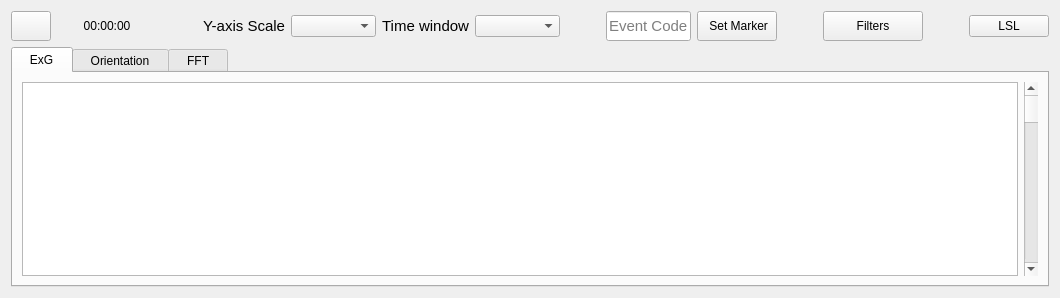
            <widget class="QWidget" name="page_plotsNoWidget">
             <property name="styleSheet">
              <string notr="true"/>
             </property>
             <layout class="QVBoxLayout" name="verticalLayout_21">
              <item>
               <layout class="QHBoxLayout" name="horizontalLayout_32">
                <item>
                 <layout class="QHBoxLayout" name="horizontalLayout_33">
                  <item>
                   <widget class="QPushButton" name="btn_record">
                    <property name="minimumSize">
                     <size>
                      <width>30</width>
                      <height>30</height>
                     </size>
                    </property>
                    <property name="cursor">
                     <cursorShape>PointingHandCursor</cursorShape>
                    </property>
                    <property name="text">
                     <string/>
                    </property>
                    <property name="icon">
                     <iconset resource="../../app_resources.qrc">
                      <normaloff>:/icons/icons/record-button.png</normaloff>:/icons/icons/record-button.png</iconset>
                    </property>
                    <property name="iconSize">
                     <size>
                      <width>18</width>
                      <height>18</height>
                     </size>
                    </property>
                   </widget>
                  </item>
                  <item>
                   <widget class="QLabel" name="label_recording_time">
                    <property name="minimumSize">
                     <size>
                      <width>100</width>
                      <height>0</height>
                     </size>
                    </property>
                    <property name="maximumSize">
                     <size>
                      <width>150</width>
                      <height>30</height>
                     </size>
                    </property>
                    <property name="styleSheet">
                     <string notr="true"/>
                    </property>
                    <property name="text">
                     <string>00:00:00</string>
                    </property>
                    <property name="alignment">
                     <set>Qt::AlignCenter</set>
                    </property>
                   </widget>
                  </item>
                 </layout>
                </item>
                <item>
                 <spacer name="horizontalSpacer_12">
                  <property name="orientation">
                   <enum>Qt::Horizontal</enum>
                  </property>
                  <property name="sizeHint" stdset="0">
                   <size>
                    <width>40</width>
                    <height>20</height>
                   </size>
                  </property>
                 </spacer>
                </item>
                <item>
                 <widget class="QLabel" name="label_yAxis">
                  <property name="font">
                   <font>
                    <pointsize>11</pointsize>
                    <italic>false</italic>
                    <bold>false</bold>
                   </font>
                  </property>
                  <property name="text">
                   <string>Y-axis Scale</string>
                  </property>
                  <property name="alignment">
                   <set>Qt::AlignRight|Qt::AlignTrailing|Qt::AlignVCenter</set>
                  </property>
                 </widget>
                </item>
                <item>
                 <widget class="QComboBox" name="value_yAxis">
                  <property name="minimumSize">
                   <size>
                    <width>85</width>
                    <height>0</height>
                   </size>
                  </property>
                  <property name="maximumSize">
                   <size>
                    <width>16777215</width>
                    <height>16777215</height>
                   </size>
                  </property>
                 </widget>
                </item>
                <item>
                 <widget class="QLabel" name="label_timeScale">
                  <property name="font">
                   <font>
                    <pointsize>11</pointsize>
                    <italic>false</italic>
                    <bold>false</bold>
                   </font>
                  </property>
                  <property name="text">
                   <string>Time window</string>
                  </property>
                  <property name="alignment">
                   <set>Qt::AlignRight|Qt::AlignTrailing|Qt::AlignVCenter</set>
                  </property>
                 </widget>
                </item>
                <item>
                 <widget class="QComboBox" name="value_timeScale">
                  <property name="minimumSize">
                   <size>
                    <width>85</width>
                    <height>0</height>
                   </size>
                  </property>
                  <property name="maximumSize">
                   <size>
                    <width>16777215</width>
                    <height>16777215</height>
                   </size>
                  </property>
                 </widget>
                </item>
                <item>
                 <spacer name="horizontalSpacer_5">
                  <property name="orientation">
                   <enum>Qt::Horizontal</enum>
                  </property>
                  <property name="sizeHint" stdset="0">
                   <size>
                    <width>40</width>
                    <height>20</height>
                   </size>
                  </property>
                 </spacer>
                </item>
                <item>
                 <layout class="QHBoxLayout" name="horizontalLayout_34">
                  <item>
                   <widget class="QLineEdit" name="value_event_code">
                    <property name="maximumSize">
                     <size>
                      <width>85</width>
                      <height>30</height>
                     </size>
                    </property>
                    <property name="font">
                     <font>
                      <pointsize>11</pointsize>
                      <italic>false</italic>
                      <bold>false</bold>
                     </font>
                    </property>
                    <property name="styleSheet">
                     <string notr="true">font: 11pt </string>
                    </property>
                    <property name="placeholderText">
                     <string>Event Code</string>
                    </property>
                   </widget>
                  </item>
                  <item>
                   <widget class="QPushButton" name="btn_marker">
                    <property name="minimumSize">
                     <size>
                      <width>80</width>
                      <height>30</height>
                     </size>
                    </property>
                    <property name="maximumSize">
                     <size>
                      <width>80</width>
                      <height>16777215</height>
                     </size>
                    </property>
                    <property name="cursor">
                     <cursorShape>PointingHandCursor</cursorShape>
                    </property>
                    <property name="styleSheet">
                     <string notr="true"/>
                    </property>
                    <property name="text">
                     <string> Set Marker</string>
                    </property>
                   </widget>
                  </item>
                 </layout>
                </item>
                <item>
                 <spacer name="horizontalSpacer_6">
                  <property name="orientation">
                   <enum>Qt::Horizontal</enum>
                  </property>
                  <property name="sizeHint" stdset="0">
                   <size>
                    <width>40</width>
                    <height>20</height>
                   </size>
                  </property>
                 </spacer>
                </item>
                <item>
                 <widget class="QPushButton" name="btn_plot_filters">
                  <property name="minimumSize">
                   <size>
                    <width>100</width>
                    <height>30</height>
                   </size>
                  </property>
                  <property name="cursor">
                   <cursorShape>PointingHandCursor</cursorShape>
                  </property>
                  <property name="text">
                   <string>Filters</string>
                  </property>
                  <property name="icon">
                   <iconset resource="../../app_resources.qrc">
                    <normaloff>:/icons/icons/cil-options.png</normaloff>:/icons/icons/cil-options.png</iconset>
                  </property>
                  <property name="iconSize">
                   <size>
                    <width>16</width>
                    <height>12</height>
                   </size>
                  </property>
                 </widget>
                </item>
                <item>
                 <spacer name="horizontalSpacer_10">
                  <property name="orientation">
                   <enum>Qt::Horizontal</enum>
                  </property>
                  <property name="sizeHint" stdset="0">
                   <size>
                    <width>40</width>
                    <height>20</height>
                   </size>
                  </property>
                 </spacer>
                </item>
                <item>
                 <widget class="QPushButton" name="btn_lsl">
                  <property name="text">
                   <string>LSL</string>
                  </property>
                  <property name="icon">
                   <iconset resource="../../app_resources.qrc">
                    <normaloff>:/icons/icons/cil-media-play.png</normaloff>:/icons/icons/cil-media-play.png</iconset>
                  </property>
                 </widget>
                </item>
               </layout>
              </item>
              <item>
               <widget class="QTabWidget" name="tabWidget">
                <property name="styleSheet">
                 <string notr="true"/>
                </property>
                <property name="currentIndex">
                 <number>0</number>
                </property>
                <widget class="QWidget" name="exg">
                 <attribute name="title">
                  <string>  ExG  </string>
                 </attribute>
                 <layout class="QHBoxLayout" name="horizontalLayout_21">
                  <item>
                   <widget class="PlotWidget" name="plot_exg"/>
                  </item>
                  <item>
                   <widget class="QScrollBar" name="verticalScrollBar">
                    <property name="orientation">
                     <enum>Qt::Vertical</enum>
                    </property>
                   </widget>
                  </item>
                 </layout>
                </widget>
                <widget class="QWidget" name="orn">
                 <attribute name="title">
                  <string>  Orientation  </string>
                 </attribute>
                 <layout class="QHBoxLayout" name="horizontalLayout_22">
                  <item>
                   <widget class="GraphicsLayoutWidget" name="plot_orn"/>
                  </item>
                 </layout>
                </widget>
                <widget class="QWidget" name="fft">
                 <attribute name="title">
                  <string>  FFT  </string>
                 </attribute>
                 <layout class="QHBoxLayout" name="horizontalLayout_23">
                  <item>
                   <widget class="PlotWidget" name="plot_fft"/>
                  </item>
                 </layout>
                </widget>
               </widget>
              </item>
             </layout>
            </widget>
